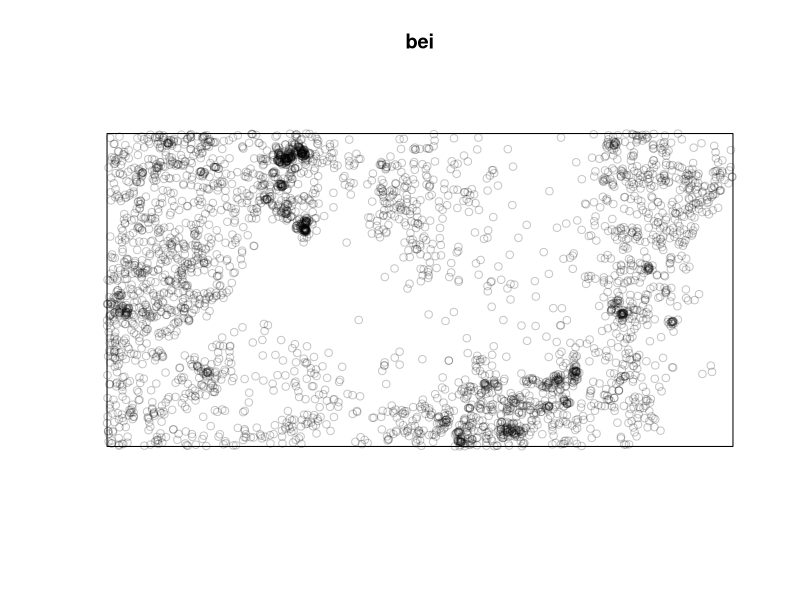
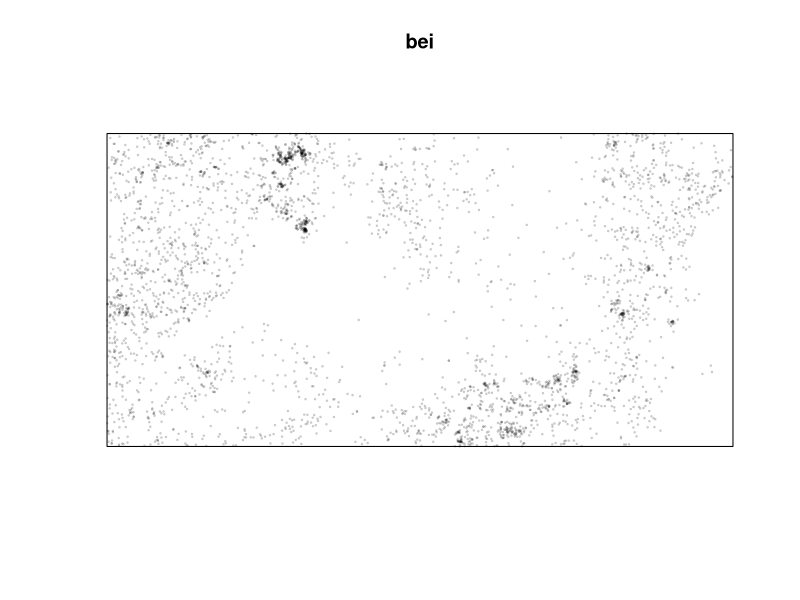
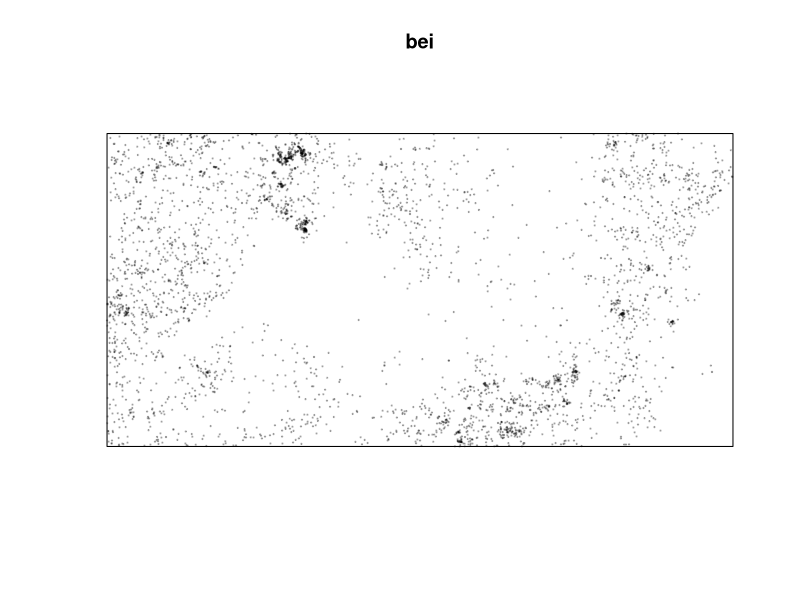
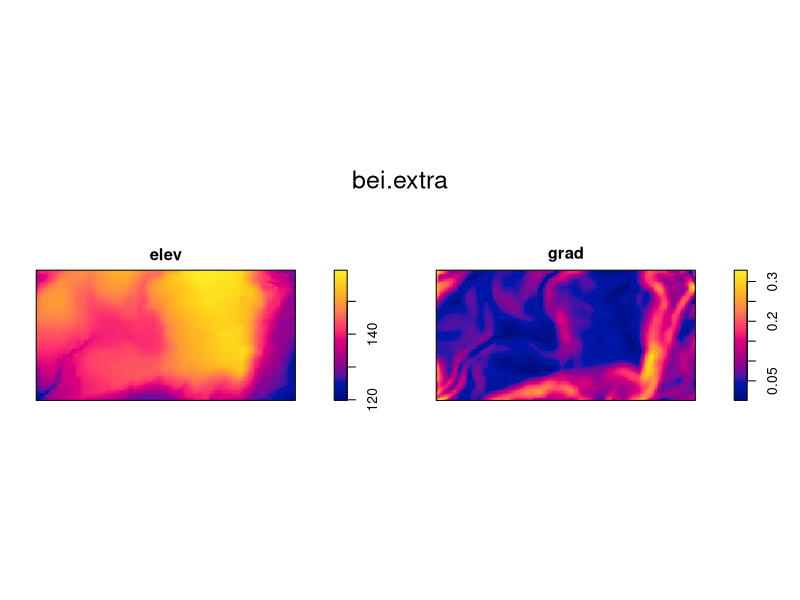
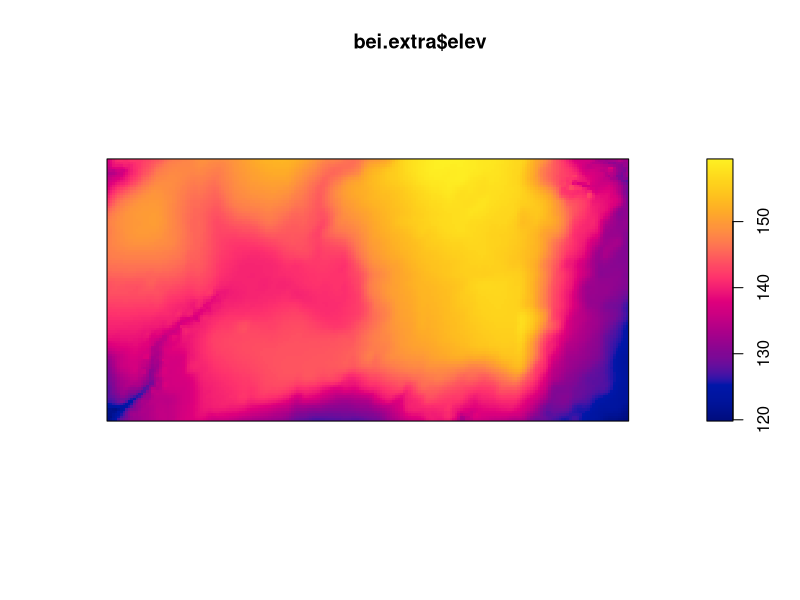
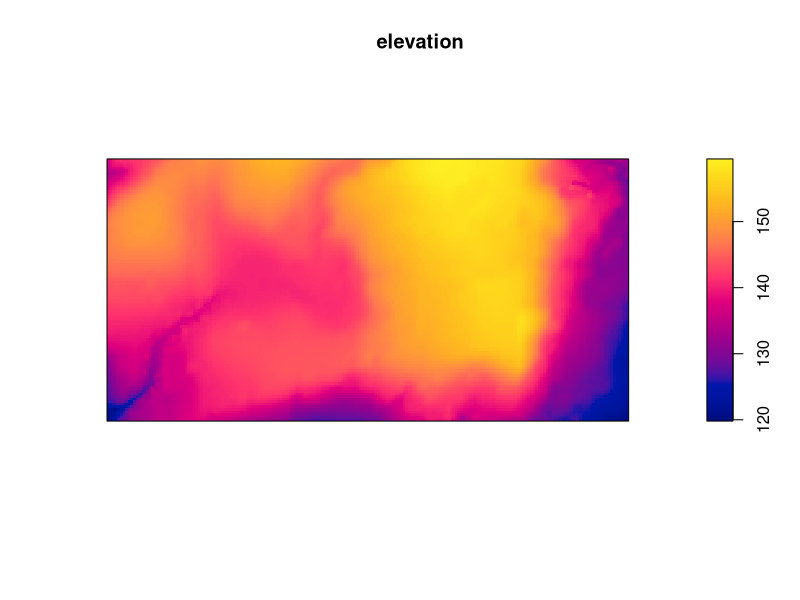
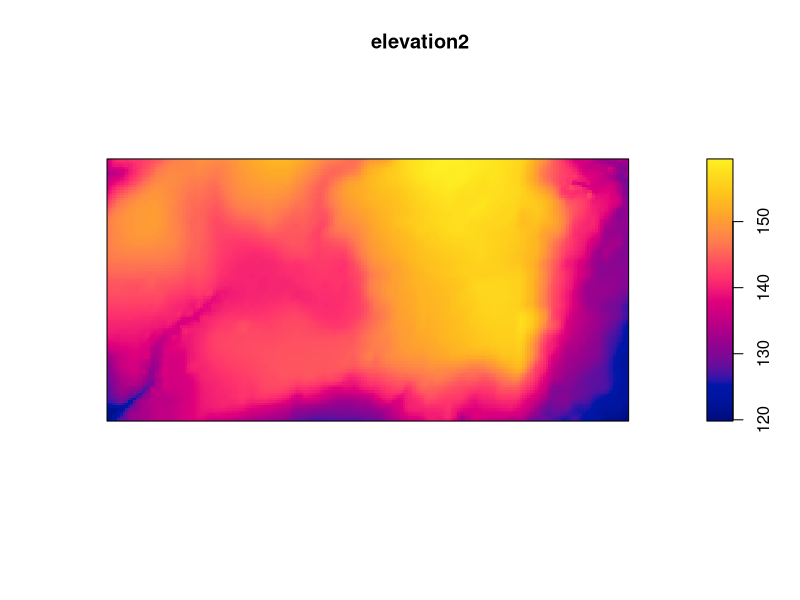

Here is the R script that generated these plots, in order:
# Code related to population ecology

# A package is needed for point pattern analysis
install.packages("spatstat")
library(spatstat)

# let's use the bei data:
# data description:
# https://CRAN.R-project.org/package=spatstat

bei

# plotting the data
plot(bei)

# changing dimension - cex
plot(bei, cex=.2)

# changing the symbol - pch
plot(bei, cex=.2, pch=19)

# additional datasets
bei.extra
plot(bei.extra)

# let's use only part of the dataset: elev
plot(bei.extra$elev)
elevation <- bei.extra$elev
plot(elevation)

# second method to select elements
elevation2 <- bei.extra[[1]]
plot(elevation2)
